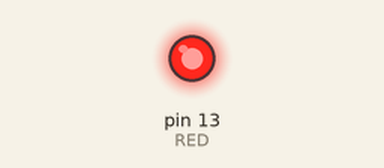
Recording of a sketch running on a simulated Arduino Uno, built with avr-gcc and run on an emulated ATmega328P. Shown: output pins drawn as LEDs (lit = HIGH). Pins used as bus, display or sensor lines are not drawn.

Above: at 0.5 s.
At 4.0 s:
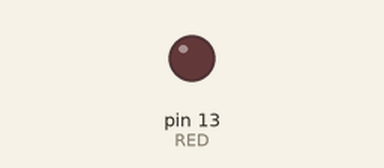
Timing chart, 0 to 9.1 s (numbered marks = the images above):
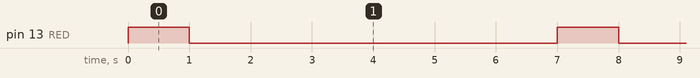

Measured:
- by itself, pin 13 (RED): alternates HIGH for 1.0 s and LOW for 6.0 s

The sketch:

LED_using_Arduino_Tinkercad_Code.ino
```cpp
int RED = 13, YELL = 12, BLU = 8;

void setup()
{
  pinMode(RED, OUTPUT);
  pinMode(YELL, OUTPUT);
  pinMode(BLU, OUTPUT);

}

void loop()
{
  digitalWrite(RED, HIGH);
  delay(1000);
  digitalWrite(RED, LOW);
  delay(1000);

  digitalWrite(YELL, HIGH);
  delay(500);
  digitalWrite(YELL, LOW);
  delay(500);

  digitalWrite(BLU, HIGH);
  delay(2000);
  digitalWrite(BLU, LOW);
  delay(2000);
}
```

Value_Added_3__Temperature_Monitoring_System_.c
```cpp
#include <LiquidCrystal.h>

LiquidCrystal lcd(12, 11, 5, 4, 3, 2);

float tempC = 0.0;
float threshold = 50.0;
const int buzzerPin = 6;
const int sensorPin = A0;

void setup() {
  lcd.begin(16, 2);
  pinMode(buzzerPin, OUTPUT);
  Serial.begin(9600);
}

void loop() {
  int raw = analogRead(sensorPin);
  float voltage = raw * (5.0 / 1024.0);
  tempC = (voltage - 0.5) * 100.0;

  Serial.print("Temp: ");
  Serial.print(tempC);
  Serial.println(" C");

  lcd.clear();
  lcd.setCursor(0, 0);
  lcd.print("Temp: ");
  lcd.print(tempC, 1);
  lcd.print(" C");

  if (tempC > threshold) {
    digitalWrite(buzzerPin, HIGH);
    lcd.setCursor(0, 1);
    lcd.print("ALERT: High Temp");
  } else {
    digitalWrite(buzzerPin, LOW);
    lcd.setCursor(0, 1);
    lcd.print("Status: Normal");
  }

  delay(200);
}
```

Value_Added_4__Street_Light_Controller_.c
```cpp
#include <LiquidCrystal.h>

LiquidCrystal lcd(8, 7, 6, 5, 4, 9);

int ldrVal = 0;
const int ldrPin = A0;
const int ledPin = 10;
const int threshold = 500;

void setup() {
  pinMode(ldrPin, INPUT);
  pinMode(ledPin, OUTPUT);
  Serial.begin(9600);

  lcd.begin(16, 2);
  lcd.clear();
  lcd.setCursor(0, 0);
  lcd.print("Street Light");
  delay(1000);
}

void loop() {
  ldrVal = analogRead(ldrPin);
  Serial.println(ldrVal);

  lcd.clear();
  lcd.setCursor(0, 0);
  lcd.print("Light : ");
  lcd.print(ldrVal);

  lcd.setCursor(0, 1);
  if (ldrVal > threshold) {
    digitalWrite(ledPin, HIGH);
    lcd.print("LIGHT ON ");
  } else {
    digitalWrite(ledPin, LOW);
    lcd.print("LIGHT OFF");
  }

  delay(100);
}
```
